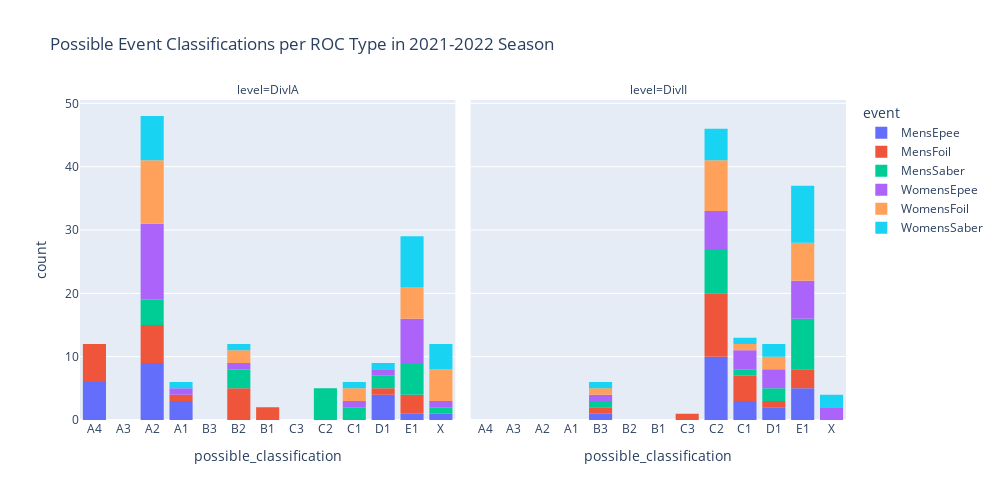

Notebook source saved alongside this figure:
### Code cell
fig_all_class = px.histogram(classification_df,
                    x='possible_classification',
                    color='event',
                    facet_col='level',
                    category_orders=CATEGORY_ORDERS,
                    title='Possible Event Classifications per ROC Type in 2021-2022 Season')
fig_all_class.update_layout(width=1000,height=500)
fig_all_class.show()
fig_all_class.write_image('plots/all_roc_classifications.png')

### Figure 1 — Plotly figure (JSON) as saved in the notebook; plotly's stock layout.template omitted (floating-point values rounded to 4 significant figures)
{"data": [{"alignmentgroup": "True", "bingroup": "x", "hovertemplate": "event=MensEpee<br>level=DivIA<br>possible_classification=%{x}<br>count=%{y}<extra></extra>", "legendgroup": "MensEpee", "marker": {"color": "#636efa", "pattern": {"shape": ""}}, "name": "MensEpee", "offsetgroup": "MensEpee", "orientation": "v", "showlegend": true, "type": "histogram", "x": ["A4", "A2", "A1", "A4", "A1", "A2", "A1", "X", "A4", "D1", "A2", "D1", "E1", "A2", "A4", "D1", "A2", "A4", "A4", "D1", "A2", "A2", "A2", "A2"], "xaxis": "x", "yaxis": "y"}, {"alignmentgroup": "True", "bingroup": "x", "hovertemplate": "event=MensEpee<br>level=DivII<br>possible_classification=%{x}<br>count=%{y}<extra></extra>", "legendgroup": "MensEpee", "marker": {"color": "#636efa", "pattern": {"shape": ""}}, "name": "MensEpee", "offsetgroup": "MensEpee", "orientation": "v", "showlegend": false, "type": "histogram", "x": ["C2", "C2", "E1", "C1", "E1", "D1", "E1", "E1", "C2", "C1", "E1", "C1", "C2", "D1", "C2", "C2", "B3", "C2", "C2", "C2", "C2"], "xaxis": "x2", "yaxis": "y2"}, {"alignmentgroup": "True", "bingroup": "x", "hovertemplate": "event=MensFoil<br>level=DivIA<br>possible_classification=%{x}<br>count=%{y}<extra></extra>", "legendgroup": "MensFoil", "marker": {"color": "#EF553B", "pattern": {"shape": ""}}, "name": "MensFoil", "offsetgroup": "MensFoil", "orientation": "v", "showlegend": true, "type": "histogram", "x": ["A4", "B2", "B2", "A4", "E1", "A2", "B1", "E1", "A4", "B2", "E1", "B2", "B1", "A2", "A2", "D1", "A2", "A4", "B2", "A4", "A1", "A2", "A4", "A2"], "xaxis": "x", "yaxis": "y"}, {"alignmentgroup": "True", "bingroup": "x", "hovertemplate": "event=MensFoil<br>level=DivII<br>possible_classification=%{x}<br>count=%{y}<extra></extra>", "legendgroup": "MensFoil", "marker": {"color": "#EF553B", "pattern": {"shape": ""}}, "name": "MensFoil", "offsetgroup": "MensFoil", "orientation": "v", "showlegend": false, "type": "histogram", "x": ["C2", "C2", "C2", "C1", "C1", "C3", "E1", "E1", "C2", "E1", "C1", "C2", "C2", "D1", "C2", "B3", "C1", "C2", "C2", "C2"], "xaxis": "x2", "yaxis": "y2"}, {"alignmentgroup": "True", "bingroup": "x", "hovertemplate": "event=MensSaber<br>level=DivIA<br>possible_classification=%{x}<br>count=%{y}<extra></extra>", "legendgroup": "MensSaber", "marker": {"color": "#00cc96", "pattern": {"shape": ""}}, "name": "MensSaber", "offsetgroup": "MensSaber", "orientation": "v", "showlegend": true, "type": "histogram", "x": ["C2", "E1", "E1", "A2", "E1", "C2", "E1", "A2", "D1", "E1", "C1", "B2", "C2", "C2", "C1", "B2", "A2", "C2", "X", "D1", "B2", "A2"], "xaxis": "x", "yaxis": "y"}, {"alignmentgroup": "True", "bingroup": "x", "hovertemplate": "event=MensSaber<br>level=DivII<br>possible_classification=%{x}<br>count=%{y}<extra></extra>", "legendgroup": "MensSaber", "marker": {"color": "#00cc96", "pattern": {"shape": ""}}, "name": "MensSaber", "offsetgroup": "MensSaber", "orientation": "v", "showlegend": false, "type": "histogram", "x": ["D1", "C2", "E1", "E1", "E1", "C2", "E1", "D1", "E1", "E1", "C2", "C2", "C2", "C2", "B3", "E1", "C1", "E1", "C2"], "xaxis": "x2", "yaxis": "y2"}, {"alignmentgroup": "True", "bingroup": "x", "hovertemplate": "event=WomensEpee<br>level=DivIA<br>possible_classification=%{x}<br>count=%{y}<extra></extra>", "legendgroup": "WomensEpee", "marker": {"color": "#ab63fa", "pattern": {"shape": ""}}, "name": "WomensEpee", "offsetgroup": "WomensEpee", "orientation": "v", "showlegend": true, "type": "histogram", "x": ["A2", "A2", "E1", "A2", "E1", "A2", "E1", "X", "D1", "A2", "E1", "A2", "E1", "A1", "A2", "B2", "E1", "A2", "A2", "A2", "C1", "A2", "E1", "A2"], "xaxis": "x", "yaxis": "y"}, {"alignmentgroup": "True", "bingroup": "x", "hovertemplate": "event=WomensEpee<br>level=DivII<br>possible_classification=%{x}<br>count=%{y}<extra></extra>", "legendgroup": "WomensEpee", "marker": {"color": "#ab63fa", "pattern": {"shape": ""}}, "name": "WomensEpee", "offsetgroup": "WomensEpee", "orientation": "v", "showlegend": false, "type": "histogram", "x": ["D1", "C2", "E1", "X", "E1", "C2", "E1", "X", "D1", "E1", "E1", "C2", "C1", "D1", "C2", "C2", "B3", "C2", "C1", "E1", "C1"], "xaxis": "x2", "yaxis": "y2"}, {"alignmentgroup": "True", "bingroup": "x", "hovertemplate": "event=WomensFoil<br>level=DivIA<br>possible_classification=%{x}<br>count=%{y}<extra></extra>", "legendgroup": "WomensFoil", "marker": {"color": "#FFA15A", "pattern": {"shape": ""}}, "name": "WomensFoil", "offsetgroup": "WomensFoil", "orientation": "v", "showlegend": true, "type": "histogram", "x": ["A2", "X", "E1", "B2", "X", "A2", "X", "X", "A2", "B2", "E1", "C1", "E1", "A2", "A2", "A2", "E1", "A2", "E1", "A2", "C1", "X", "A2", "A2"], "xaxis": "x", "yaxis": "y"}, {"alignmentgroup": "True", "bingroup": "x", "hovertemplate": "event=WomensFoil<br>level=DivII<br>possible_classification=%{x}<br>count=%{y}<extra></extra>", "legendgroup": "WomensFoil", "marker": {"color": "#FFA15A", "pattern": {"shape": ""}}, "name": "WomensFoil", "offsetgroup": "WomensFoil", "orientation": "v", "showlegend": false, "type": "histogram", "x": ["C2", "C2", "E1", "D1", "E1", "C2", "E1", "C2", "E1", "E1", "C2", "E1", "C2", "C2", "B3", "C1", "D1", "C2"], "xaxis": "x2", "yaxis": "y2"}, {"alignmentgroup": "True", "bingroup": "x", "hovertemplate": "event=WomensSaber<br>level=DivIA<br>possible_classification=%{x}<br>count=%{y}<extra></extra>", "legendgroup": "WomensSaber", "marker": {"color": "#19d3f3", "pattern": {"shape": ""}}, "name": "WomensSaber", "offsetgroup": "WomensSaber", "orientation": "v", "showlegend": true, "type": "histogram", "x": ["D1", "E1", "X", "E1", "E1", "A2", "E1", "A2", "A2", "X", "E1", "X", "E1", "A2", "E1", "B2", "A2", "C1", "A2", "X", "E1", "A1", "A2"], "xaxis": "x", "yaxis": "y"}, {"alignmentgroup": "True", "bingroup": "x", "hovertemplate": "event=WomensSaber<br>level=DivII<br>possible_classification=%{x}<br>count=%{y}<extra></extra>", "legendgroup": "WomensSaber", "marker": {"color": "#19d3f3", "pattern": {"shape": ""}}, "name": "WomensSaber", "offsetgroup": "WomensSaber", "orientation": "v", "showlegend": false, "type": "histogram", "x": ["D1", "C2", "E1", "E1", "X", "D1", "E1", "C2", "E1", "X", "E1", "E1", "C2", "C2", "C1", "B3", "E1", "E1", "E1", "C2"], "xaxis": "x2", "yaxis": "y2"}], "layout": {"annotations": [{"font": {}, "showarrow": false, "text": "level=DivIA", "x": 0.245, "xanchor": "center", "xref": "paper", "y": 1, "yanchor": "bottom", "yref": "paper"}, {"font": {}, "showarrow": false, "text": "level=DivII", "x": 0.755, "xanchor": "center", "xref": "paper", "y": 1, "yanchor": "bottom", "yref": "paper"}], "barmode": "relative", "height": 500, "legend": {"title": {"text": "event"}, "tracegroupgap": 0}, "title": {"text": "Possible Event Classifications per ROC Type in 2021-2022 Season"}, "width": 1000, "xaxis": {"anchor": "y", "categoryarray": ["A4", "A3", "A2", "A1", "B3", "B2", "B1", "C3", "C2", "C1", "D1", "E1", "X"], "categoryorder": "array", "domain": [0, 0.49], "title": {"text": "possible_classification"}}, "xaxis2": {"anchor": "y2", "categoryarray": ["A4", "A3", "A2", "A1", "B3", "B2", "B1", "C3", "C2", "C1", "D1", "E1", "X"], "categoryorder": "array", "domain": [0.51, 1], "matches": "x", "title": {"text": "possible_classification"}}, "yaxis": {"anchor": "x", "domain": [0, 1], "title": {"text": "count"}}, "yaxis2": {"anchor": "x2", "domain": [0, 1], "matches": "y", "showticklabels": false}}}
